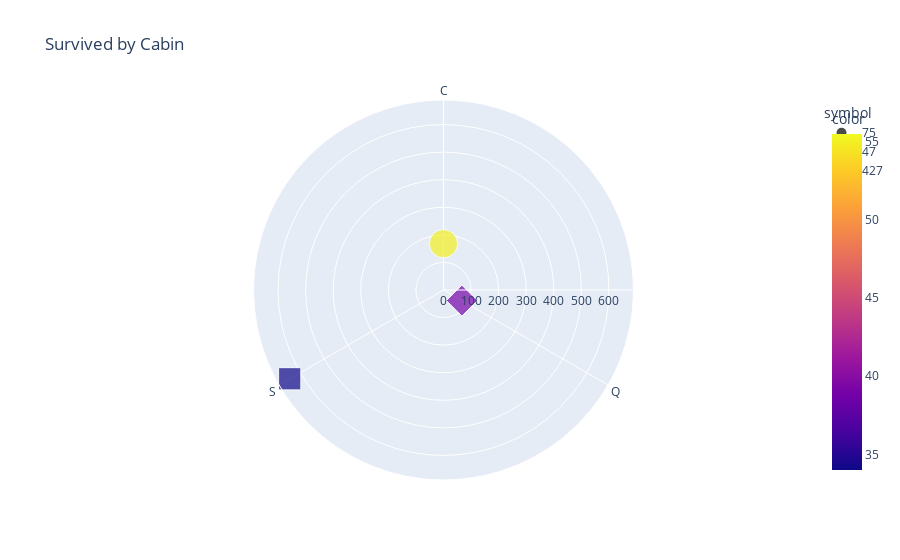

Notebook code for this chart:
### Code cell
import plotly.express as px
t0 = df.iloc[(df["Survived"]==0).values]
t1 = df.iloc[(df["Survived"]==1).values]

temp0 = t0.groupby(by="Embarked").count()
name0 = temp0.Survived.index
val0 = temp0.Survived.values

temp1 = t1.groupby(by="Embarked").count()
name1 = temp1.Survived.index
val1 = temp1.Survived.values

fig = px.scatter_polar(r=val1+val0, theta=name1,color=np.round(val1/(val0+val1)*100,0), 
                       symbol=val0, size=np.round(val1/(val0+val1)*100,0),
                       color_discrete_sequence=px.colors.sequential.Plasma_r, title='Survived by Cabin')
fig.show()

### Figure 1 — Plotly figure (JSON) as saved in the notebook; plotly's stock layout.template omitted (floating-point values rounded to 4 significant figures)
{"data": [{"hovertemplate": "symbol=75<br>r=%{r}<br>theta=%{theta}<br>size=%{marker.size}<br>color=%{marker.color}<extra></extra>", "legendgroup": "75", "marker": {"color": [55], "coloraxis": "coloraxis", "size": [55], "sizemode": "area", "sizeref": 0.1375, "symbol": "circle"}, "mode": "markers", "name": "75", "r": [168], "showlegend": true, "subplot": "polar", "theta": ["C"], "type": "scatterpolar"}, {"hovertemplate": "symbol=47<br>r=%{r}<br>theta=%{theta}<br>size=%{marker.size}<br>color=%{marker.color}<extra></extra>", "legendgroup": "47", "marker": {"color": [39], "coloraxis": "coloraxis", "size": [39], "sizemode": "area", "sizeref": 0.1375, "symbol": "diamond"}, "mode": "markers", "name": "47", "r": [77], "showlegend": true, "subplot": "polar", "theta": ["Q"], "type": "scatterpolar"}, {"hovertemplate": "symbol=427<br>r=%{r}<br>theta=%{theta}<br>size=%{marker.size}<br>color=%{marker.color}<extra></extra>", "legendgroup": "427", "marker": {"color": [34], "coloraxis": "coloraxis", "size": [34], "sizemode": "area", "sizeref": 0.1375, "symbol": "square"}, "mode": "markers", "name": "427", "r": [644], "showlegend": true, "subplot": "polar", "theta": ["S"], "type": "scatterpolar"}], "layout": {"coloraxis": {"colorbar": {"title": {"text": "color"}}, "colorscale": [[0, "#0d0887"], [0.1111, "#46039f"], [0.2222, "#7201a8"], [0.3333, "#9c179e"], [0.4444, "#bd3786"], [0.5556, "#d8576b"], [0.6667, "#ed7953"], [0.7778, "#fb9f3a"], [0.8889, "#fdca26"], [1, "#f0f921"]]}, "legend": {"itemsizing": "constant", "title": {"text": "symbol"}, "tracegroupgap": 0}, "polar": {"angularaxis": {"direction": "clockwise", "rotation": 90}, "domain": {"x": [0, 1], "y": [0, 1]}}, "title": {"text": "Survived by Cabin"}}}
